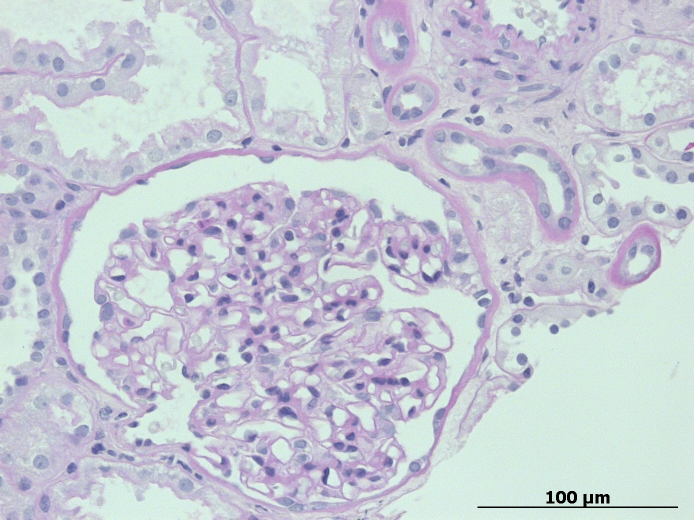
#> input picture data/PAS.jpg, 1388 x 1040 px (shown at 1/2 size)
$ jupyter execute --allow-errors find_cells_example.ipynb   (shell and % lines are left out)
#> lines starting #> are read from the running program, lines starting #| are printed output that depends on the picture
### segmentation_models.py
import torch

import sys
sys.path.append("../NucleiSegmentation/")
from options.test_options import TestOptions
from data import CreateDataLoader
from models import create_model

class cGAN_nuclei():

    def __init__(self, gpu_ids=[]):
        opt = TestOptions()#.parse()
        opt.nThreads = 1   # test code only supports nThreads = 1
        opt.batchSize = 1  # test code only supports batchSize = 1
        opt.serial_batches = True  # no shuffle
        opt.no_flip = True  # no flip
        opt.display_id = -1  # no visdom display
        opt.dataset_mode = "single"
        opt.dataroot = "."
        opt.phase = "test"
        opt.loadSize = 256
        opt.fineSize = 256
        opt.isTrain = False
        opt.input_nc = 3
        opt.output_nc = 3
        opt.gpu_ids = gpu_ids
        opt.name = "NU_SEG"
        opt.model_suffix = ""
        opt.checkpoints_dir = "../NucleiSegmentation/checkpoints/"
        opt.model = "test"
        opt.ngf = 64
        opt.norm = "instance"
        opt.which_model_netG = "unet_256"
        opt.resize_or_crop = "resize_and_crop"
        opt.which_epoch = "latest"
        opt.no_dropout = "store_true"
        opt.init_type = "normal"
        opt.init_gain = 0.02
        opt.verbose = ""
        opt.which_direction = "BtoA"
        data_loader = CreateDataLoader(opt)
        dataset = data_loader.load_data()
        model = create_model(opt)
        model.setup(opt)

        self.model = model


    # [14 lines left out: function get_contours, not called in this run]


### notebooks/find_cells_example.ipynb
[cell 1]
import matplotlib.pyplot as plt
import numpy as np
import cv2

# local imports
import sys
sys.path.append("../src")
from segmentation_models import cGAN_nuclei
from image_utils import find_blobs, draw_keypoints

#> (the rest of this cell did not finish here and is left out)

[cell 2]
img = cv2.imread('../data/PAS.jpg')
#> img is the input picture: shape (1040, 1388, 3); mean B, G, R 212, 201.8, 197.3
img = cv2.cvtColor(img, cv2.COLOR_BGR2RGB)

display(img.shape, img.dtype)

fig, ax = plt.subplots(figsize=(5, 4), tight_layout=True)
ax.imshow(img);

[cell 3]
sub_img = img[:256, :256]
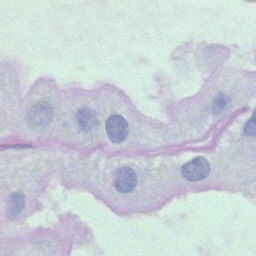
#> sub_img: shape (256, 256, 3); mean R, G, B 201.7, 209.7, 215.7

#> (the rest of this cell did not finish here and is left out)
